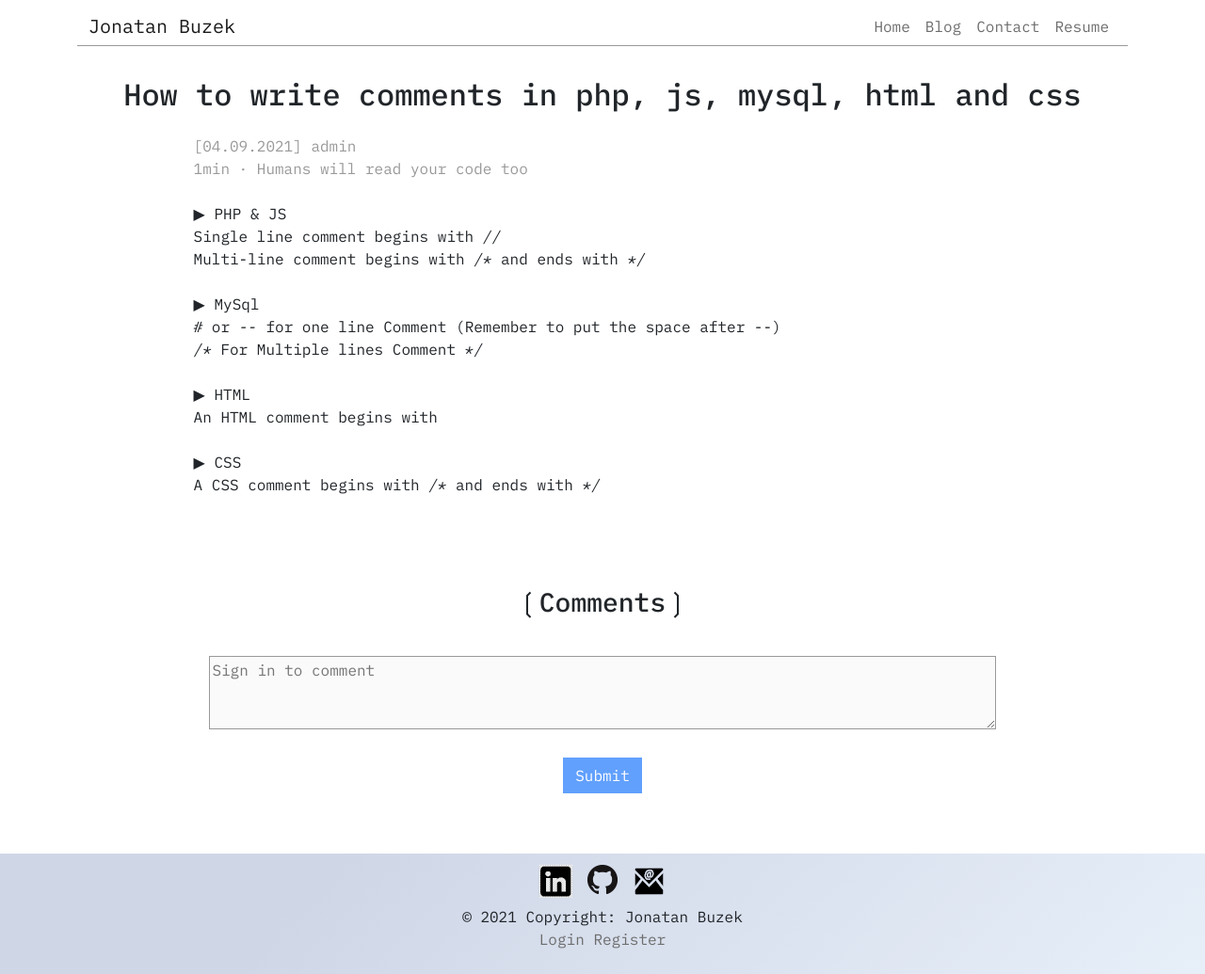
Page /index.php?action=post-display-2 on the committed database.
### tables this page shows
CREATE TABLE `posts` (
  `id` int(11) NOT NULL,
  `created_date` datetime NOT NULL,
  `updated_date` datetime DEFAULT NULL,
  `fk_author` int(11) NOT NULL,
  `title` varchar(255) NOT NULL,
  `header` text NOT NULL,
  `content` text NOT NULL
);

CREATE TABLE `users` (
  `id` int(11) NOT NULL,
  `username` varchar(255) NOT NULL,
  `password` varchar(255) NOT NULL,
  `email` varchar(255) NOT NULL,
  `user_type` varchar(20) NOT NULL DEFAULT 'visitor'
);

### App/Controller/PostController.php (called while the page is built, shortened)
<?php
class PostController extends Controller
{
    protected $pdo;
    protected $manager;
    protected $session;
    public function __construct($pdo, $session) {
        $this->pdo = $pdo;
        $this->session = $session;
        $this->manager = new Model\PostManager($pdo);
    }
    private function getPostData($postId) {
        $post_data = array();
        $post_data['post'] = $this->manager->fetch($postId);
        $user_manager = new Model\UserManager($this->pdo);
        $author = new User();
        $author->setId($post_data['post']->getFkAuthor());
        $post_data['post_author'] = $user_manager->fetch($author);
        $comment_manager = new Model\CommentManager($this->pdo);
        $post_data['comments'] = $comment_manager->fetchAllFromPost($postId);
        return $post_data;
    }
    public function display($postId) {
        $session = $this->session;
        $post_data = $this->getPostData($postId);
        require ROOT . '/App/View/blog/post.php';
    }
}

### public/index.php (called while the page is built, shortened)
<?php
require ROOT.'/Core/Security/Session.php';
$session = new Core\Security\Session();
if (filter_input(INPUT_GET, 'action')) {
    $action = explode('-', filter_input(INPUT_GET, 'action'));
} else {
    $action = 'homepage';
}
$app = new \App\App($action, $session);
$app->run();

### Core/Autoloader.php (called while the page is built, shortened)
<?php
class Autoloader {
    public function register() {
        spl_autoload_register(function ($class) {
            $class = str_replace('\\', '/', $class);
        });
    }
}

### App/Model/PostManager.php (called while the page is built, shortened)
<?php
class PostManager
{
    protected $pdo;
    public function __construct($pdo) {
        $this->pdo = $pdo;
    }
    public function fetch($postId) {
        $sql = 'SELECT id postId, DATE_FORMAT(updated_date, "%d.%m.%Y") updatedDate, fk_author fkAuthor, title, header, content FROM posts WHERE id = :id';
        $query = $this->pdo->prepare($sql);
        $query->bindValue('id', $postId, \PDO::PARAM_INT);
        $query->execute();
        $result = $query->fetchObject('App\Entity\Post');
        if ($result) {
            return $result;
        } else {
            return -1;
        }
    }
}

### App/Entity/Post.php (called while the page is built, shortened)
<?php
class Post
{
    protected $postId;
    protected $updatedDate;
    protected $fkAuthor;
    protected $title;
    protected $header;
    protected $content;
    public function getId(): int
    {
        return $this->postId;
    }
    public function getUpdatedDate(): string
    {
        return $this->updatedDate;
    }
    public function getFkAuthor()
    {
        return $this->fkAuthor;
    }
    public function getTitle(): string
    {
        return $this->title;
    }
    public function getHeader(): string
    {
        return $this->header;
    }
    public function getContent(): string
    {
        return $this->content;
    }
    public function getReadingTime(): int
    {
        return str_word_count($this->content)>200?(str_word_count($this->content)/200):1;
    }
}

### App/Model/UserManager.php (called while the page is built, shortened)
<?php
class UserManager {
    protected $pdo;
    public function __construct($pdo) {
            $this->pdo = $pdo;
    }
    public function fetch(User $user) {
        $sql = 'SELECT id userId, username, password, email, user_type FROM users WHERE id = :id OR username = :username';
        $query = $this->pdo->prepare($sql);
        $query->bindValue(':id', $user->getId(), \PDO::PARAM_INT);
        $query->bindValue(':username', $user->getUsername());
        $query->execute();
        $result = $query->fetchObject('App\Entity\User');
        if ($result) {
            return $result;
        } else {
            return -1;
        }
    }
}

### App/Entity/User.php (called while the page is built, shortened)
<?php
class User
{
    protected $userId;
    protected $username;
    public function getId()
    {
        return $this->userId;
    }
    public function setId(int $userId)
    {
        $this->userId = $userId;
    }
    public function getUsername()
    {
        return $this->username;
    }
}

### App/Model/CommentManager.php (called while the page is built, shortened)
<?php
class CommentManager
{
    protected $pdo;
    public function __construct($pdo) {
        $this->pdo = $pdo;
    }
    public function fetchAllFromPost($post) {
        $sql = 'SELECT id commentId, DATE_FORMAT(created_date, "%d.%m.%Y-%H:%i:%s") createdDate, fk_author fkAuthor, verified, content';
        $sql.= ' FROM comments WHERE fk_post = :post ORDER BY created_date';
        $query = $this->pdo->prepare($sql);
        $query->bindValue('post', $post, \PDO::PARAM_INT);
        $query->execute();
        $result = $query->fetchAll(\PDO::FETCH_CLASS, 'App\Entity\Comment');
        return $result;
    }
}

### Core/Security/Session.php (called while the page is built, shortened)
<?php
class Session
{
    private $session;
    public function __construct() {
        $this->session = (isset($_SESSION)) ? $_SESSION : null;
    }
    public function getSession($key) {
        return (isset($this->session[$key])?$this->session[$key]:null);
    }
}

### App/View/blog/post.php (the view, shortened to what this page needs)
<h1 class="mt-4 mb-4"><?= htmlspecialchars($post_data['post']->getTitle()); ?></h1>
<div class="row">
    <p class="post_line_header"><?= '[' . htmlspecialchars($post_data['post']->getUpdatedDate()) . '] ' . htmlspecialchars($post_data['post_author']->getUsername()); ?></p>
    <p class="post_line_header"><?= $post_data['post']->getReadingTime() . 'min · ' . htmlspecialchars($post_data['post']->getHeader()); ?></p>
    <p class="post_line_content mt-4"><?= $post_data['post']->getContent(); ?></p>
</div>
<div class="row comments_div">
    <h3 class="mt-3 mb-3">&#10098;Comments&#10099;</h3>
    <form action="index.php?action=comment-addComment-<?= $post_data['post']->getId(); ?>" method="post">
        <div class="container">
            <p class="post_line_content mt-4">
            <textarea class="post_input" name="content_input" rows="3" placeholder="<?= (isset($session) && $session->getSession('id') !== NULL)?'Write a comment ..."':'Sign in to comment" disabled'; ?>></textarea>
            </p>
            <div class="form_submit_div mt-4" id="post_form_submit_div">
                <div class="form_submit_sub_div">
                    <?php
                    if (isset($session) && $session->getSession('id') !== NULL) { ?>
                        <button type="submit" class="submit_form_btn btn btn-primary">Submit</button>
                    <?php } else { ?>
                        <button type="submit" class="submit_form_btn btn btn-primary" disabled>Submit</button>
                    <?php } ?>
                </div>
            </div>
        </div>
    </form>
</div>
<?php
require ROOT . '/App/View/template.php';
?>

### public/css/style.css (style rules this page uses)
html { height: 100%; }
body { min-height: 100%; font-family: 'IBM Plex Mono', monospace; }
h1 { font-size: 2em; }
h1, h3, .comments_separator { text-align: center; }
.post_line_header, .post_line_content { margin-left: 10%; margin-right: 10%; }
.post_line_header { margin-bottom: 0; color: #999; }
.comments_div { margin-top: 4em; padding-bottom: 3em; }
.post_input { width: 100%; }
#post_form_submit_div { margin: auto; max-width: 200px; }
.form-control, textarea, .post_input, .form-select { border: 1px solid #999 !important; }
.submit_form_btn { margin: auto; background-color: transparent; border: 1px solid #999; border-radius: 0; color: #999; }
.form_submit_div { display: flex; justify-content: space-around; align-items: center; }
.form_submit_sub_div { vertical-align: center; }

### public/css/style_768px.css (style rules this page uses)
.blog_line_title, .blog_line_description, .blog_line_add, .post_line_header, .post_line_content, .comments_line { margin-left: 0 !important; margin-right: 0 !important; }
.post_line_header, .post_line_content, .comments_line, form { max-width: 100% !important; }

### rows in the picture
posts: title "How to write comments in php, js, mysql, html and css", fk_author.username "admin", fk_author "1", header "Humans will read your code too", fk_author+content "▶ PHP & JS Single line comment begins with // Multi-line comment begins with /* and ends with */ ▶ MySql # or -- for one line Comment (Remember to put the space after --) /* For Multiple lines Comment */ ▶ HTML An HTML comment begins with ▶ CSS A CSS comment begins with /* and ends with */"

### other values in the picture
$post_data['post']->getUpdatedDate() "04.09.2021"
